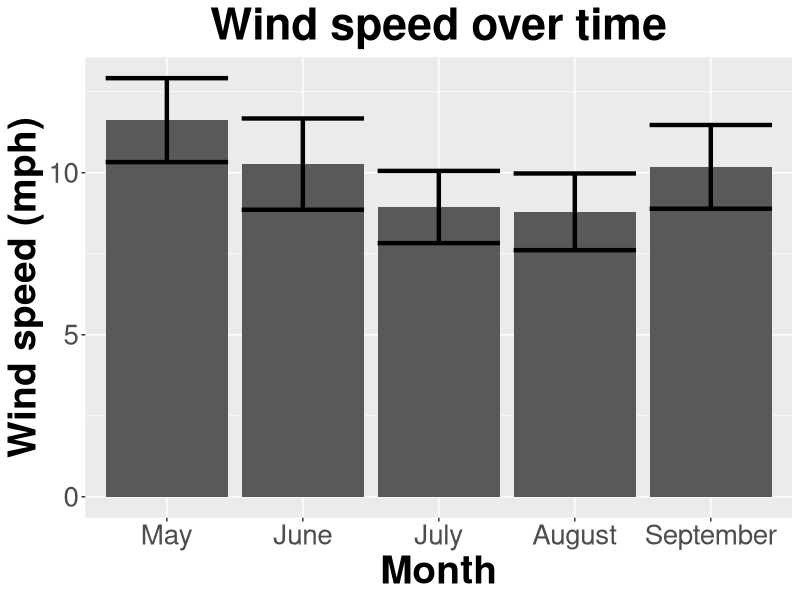
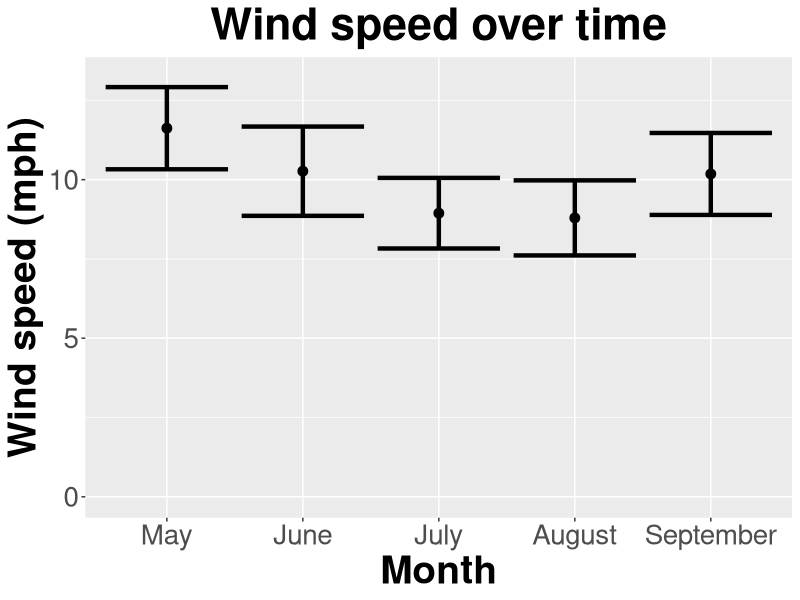
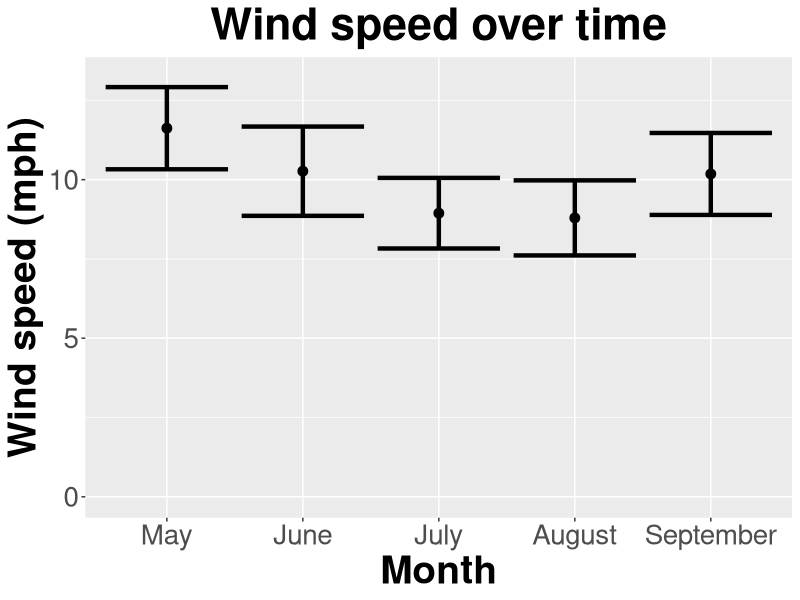
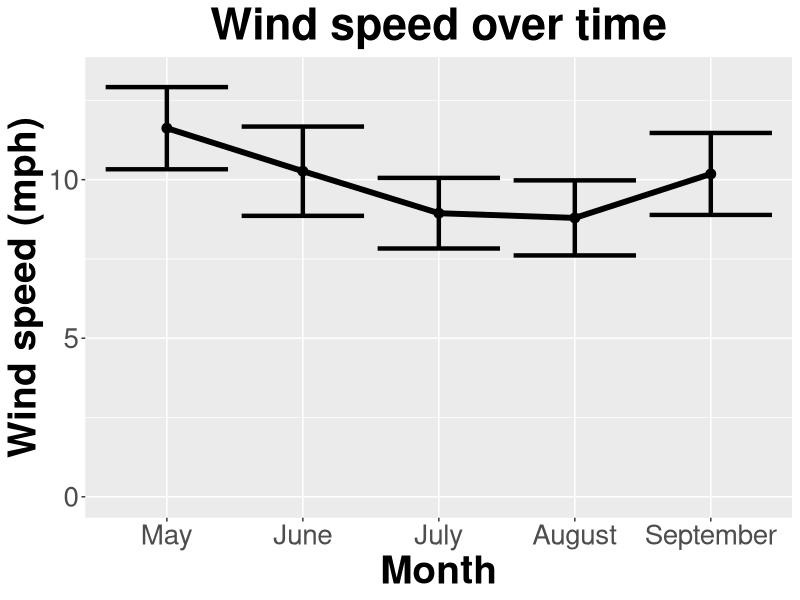

The R script that drew these images, in order:
#ESTIMATION, BARCHARTS, AND FUNCTIONS ####
#
#Estimating is a key part of statistics and should include the value you are 
#estimating and an estimate of uncertaintly. We'll tie this into statistical tests
#next.  

#Let's go back to the airquality dataset and estimate the average wind speed for each month.
#First, lets change months to factors and label them
str(airquality) #just a reminder
#for safety, lets make a date column before converting month to a factor. Dates are 
#annoying but sometimes you need them 
airquality$Date <- as.Date(paste(airquality$Month, airquality$Day, sep="/"), 
                           format ="%m/%d" )


airquality$Month <- factor(airquality$Month)
levels(airquality$Month) <- c("May","June", "July", "August", "September") 



#revalue gave me issues here with numbers going to characters
#
#Let's just focus on July first
mean(airquality[airquality$Month == "July", "Wind"])
#this is our estimate.  The standard deviation of this estimate is
sd(airquality[airquality$Month == "July", "Wind"]) / nrow(airquality[airquality$Month == "July",])
# is equivalent to
sd(airquality[airquality$Month == "July", "Wind"]) / length(airquality[airquality$Month == "July", "Wind"])
#we also call this the standard error of the mean. If we assume the estimate 
#(not the data!) is normally distributed, we can assume things about uncertainty.
#Namely, we can build a 95% confidence interval around our estimate (meaning the true mean
#is in the range 95 out of 100 times we create a sample).  
#
#These ranges need to be added to barcharts (or anything that shows estimates, which
#barcharts are not really great for) to show uncertainty.  We can do this usign 
#a user-defined function in R, as ggplot2 doesn't have it built in (maybe because
#bar charts are a bad idea?).
#
#FUNCTIONS####
#First, a quick note on functions.  You may never need to write one, but they aren't 
#hard, and you may find one in code you search for online.  In general you can write 
#a function using the function command, which reads in the arguments, and then
#shows what to do with them in curly brackets. For example, 

timestwo <- function (x) {
  x+x
}

#running above creates a function that you can then use...

timestwo(12)
timestwo(c(1,2,3,4))

#More complicated issues involve what the function returns and how it handles the
#arguments. You may see loops(which can also be handy to understand). Examples are given below:
#
#FOR LOOPS####

for(x in 1:10){
  print(x+1)
}
#1:10 gives the sequence that the variable cycles through. This could also be a list
#or something else

#WHILE LOOPS####
x<-1
while(x<10){
  print(x)
  x<-x+x
}
#while loops evaluate a statement instead of going through a list.
#
#We're discussing this because below is a function I'll provide for makign barcharts.
#If you run it once, it will be available throughout an R session
#
#summarySE function####
### Summarizes data.
## Gives count, mean, standard deviation, standard error of the mean, and confidence interval (default 95%).
##   data: a data frame.
##   measurevar: the name of a column that contains the variable to be summariezed
##   groupvars: a vector containing names of columns that contain grouping variables
##   na.rm: a boolean that indicates whether to ignore NA's
##   conf.interval: the percent range of the confidence interval (default is 95%)
summarySE <- function(data=NULL, measurevar, groupvars=NULL, na.rm=FALSE,
                      conf.interval=.95, .drop=TRUE) {
  library(plyr)
  
  # New version of length which can handle NA's: if na.rm==T, don't count them
  length2 <- function (x, na.rm=FALSE) {
    if (na.rm) sum(!is.na(x))
    else       length(x)
  }
  
  # This does the summary. For each group's data frame, return a vector with
  # N, mean, and sd
  datac <- ddply(data, groupvars, .drop=.drop,
                 .fun = function(xx, col) {
                   c(N    = length2(xx[[col]], na.rm=na.rm),
                     mean = mean   (xx[[col]], na.rm=na.rm),
                     sd   = sd     (xx[[col]], na.rm=na.rm)
                   )
                 },
                 measurevar
  )
  
  # Rename the "mean" column
  #  datac <- rename(datac, c("mean" = measurevar))
  
  datac$se <- datac$sd / sqrt(datac$N)  # Calculate standard error of the mean
  
  # Confidence interval multiplier for standard error
  # Calculate t-statistic for confidence interval:
  # e.g., if conf.interval is .95, use .975 (above/below), and use df=N-1
  ciMult <- qt(conf.interval/2 + .5, datac$N-1)
  datac$ci <- datac$se * ciMult
  
  return(datac)
}

#BAR PLOTS####
#Now let's use this to get the confidence intervals for each month and plot them
monthly_wind_data <- summarySE(airquality, measurevar = "Wind", groupvars = "Month")
#look at it
monthly_wind_data

#now plot it in ggplot2

require(ggplot2)

ggplot(monthly_wind_data
, aes_string(x="Month", y="mean")) +
  geom_col(size = 3) +
  geom_errorbar(aes(ymin=mean-ci, ymax=mean+ci), size=1.5) +
  ylab("Wind speed (mph)")+ggtitle("Wind speed over time")+
  theme(axis.title.x = element_text(face="bold", size=28), 
        axis.title.y = element_text(face="bold", size=28), 
        axis.text.y  = element_text(size=20),
        axis.text.x  = element_text(size=20), 
        legend.text =element_text(size=20),
        legend.title = element_text(size=20, face="bold"),
        plot.title = element_text(hjust = 0.5, face="bold", size=32))
#or better
ggplot(monthly_wind_data
       , aes_string(x="Month", y="mean")) +
  geom_point(size = 3) +
  geom_errorbar(aes(ymin=mean-ci, ymax=mean+ci), size=1.5) +
  ylab("Wind speed (mph)")+ggtitle("Wind speed over time")+
  theme(axis.title.x = element_text(face="bold", size=28), 
        axis.title.y = element_text(face="bold", size=28), 
        axis.text.y  = element_text(size=20),
        axis.text.x  = element_text(size=20), 
        legend.text =element_text(size=20),
        legend.title = element_text(size=20, face="bold"),
        plot.title = element_text(hjust = 0.5, face="bold", size=32))+
        ylim(c(0,13.2)) #watch for truncated axes!

#Below just shows why you might need dates
#What if you wanted to add a line between months?
ggplot(monthly_wind_data
       , aes_string(x="Month", y="mean")) +
  geom_point(size = 3) +
  geom_errorbar(aes(ymin=mean-ci, ymax=mean+ci), size=1.5) +
  geom_line(size = 2)+
  ylab("Wind speed (mph)")+ggtitle("Wind speed over time")+
  theme(axis.title.x = element_text(face="bold", size=28), 
        axis.title.y = element_text(face="bold", size=28), 
        axis.text.y  = element_text(size=20),
        axis.text.x  = element_text(size=20), 
        legend.text =element_text(size=20),
        legend.title = element_text(size=20, face="bold"),
        plot.title = element_text(hjust = 0.5, face="bold", size=32))+
  ylim(c(0,13.2)) #watch for truncated axes!
#This doesn't work because you have factors for months (no logical relationship)
#
#Quick cheat is to just add group aesthetic
#Below just shows why you might need dates
#What if you wanted to add a line between months?
ggplot(monthly_wind_data
       , aes_string(x="Month", y="mean", group = 1)) +
  geom_point(size = 3) +
  geom_errorbar(aes(ymin=mean-ci, ymax=mean+ci), size=1.5) +
  geom_line(size = 2)+
  ylab("Wind speed (mph)")+ggtitle("Wind speed over time")+
  theme(axis.title.x = element_text(face="bold", size=28), 
        axis.title.y = element_text(face="bold", size=28), 
        axis.text.y  = element_text(size=20),
        axis.text.x  = element_text(size=20), 
        legend.text =element_text(size=20),
        legend.title = element_text(size=20, face="bold"),
        plot.title = element_text(hjust = 0.5, face="bold", size=32))+
  ylim(c(0,13.2)) #watch for truncated axes!




  
  